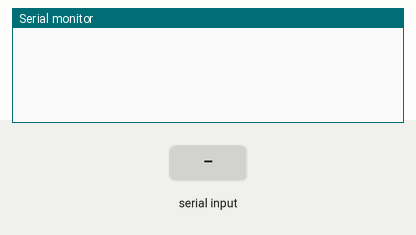
This sketch was run on a simulated Arduino Nano, built with avr-gcc and run on an emulated ATmega328P. Parts: the last lines printed to the serial monitor. Inputs (shaded band) come from the test bench.

Above: at 1.2 s.
1.3 s: "STATUS\n" received over Serial
At 2.5 s:
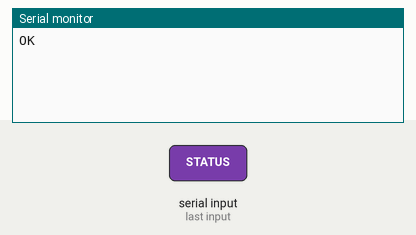
2.8 s: byte 10 ('\n') received over Serial
At 3.7 s:
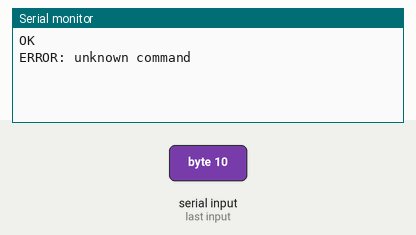
4.3 s: "TEMP\n" received over Serial
At 4.9 s:
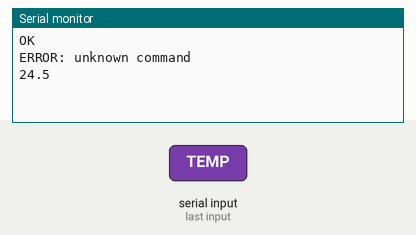
5.8 s: "SELFTEST\n" received over Serial
At 7.2 s:
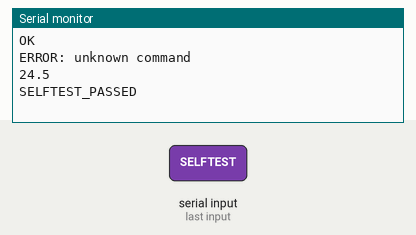

The sketch:

flash.ino
```cpp
char command[20];
int commandIndex = 0;

void setup()
{
    Serial.begin(115200);
}

void loop()
{
    if (Serial.available())
    {
        char receivedCharacter = Serial.read();

        if (receivedCharacter == '\n')
        {
            command[commandIndex] = '\0';

            if (strcmp(command, "STATUS") == 0)
            {
                Serial.println("OK");
            }
            else if (strcmp(command, "TEMP") == 0)
            {
                Serial.println("24.5");
            }
             else if (strcmp(command, "SELFTEST") == 0)
            {
                Serial.println("SELFTEST_PASSED");
            }

            else
            {
                Serial.println("ERROR: unknown command");
            }

            commandIndex = 0;
        }
        else
        {
            if (commandIndex < sizeof(command) - 1)
            {
                command[commandIndex] = receivedCharacter;

                commandIndex++;
            }
        }
    }
}
```

Measured:
- after the input at 1.3 s, the serial monitor: prints a new line at once (image 1)
- after the input at 2.8 s, the serial monitor: prints a new line at once (image 2)
- after the input at 4.3 s, the serial monitor: prints a new line at once (image 3)
- after the input at 5.8 s, the serial monitor: prints a new line at once (image 4)
